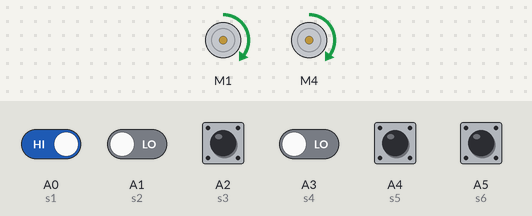
Simulated run of this sketch. Board: Arduino Uno, built with avr-gcc and run on an emulated ATmega328P. On the bench: 2 × DC motor (green arrow = forward, orange = backward, longer = faster). The test bench sets the inputs (shaded band); at power-on: A0 (s1), A2 (s3), A4 (s5), A5 (s6) HIGH, A1 (s2), A3 (s4) LOW.

Above: at 1.2 s.
1.3 s: A0 (s1) driven LOW and A3 (s4) driven HIGH
At 1.6 s:
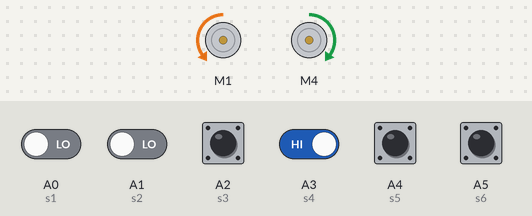
2.8 s: A0 (s1) driven HIGH
At 3.9 s:
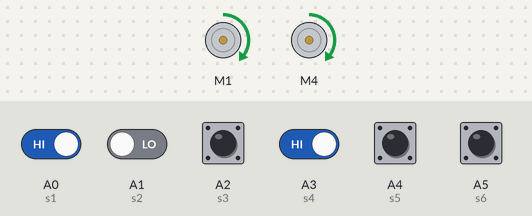
4.3 s: A0 (s1) driven LOW
At 5.1 s:
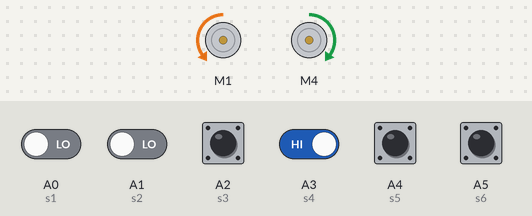
Timing chart, 0 to 7.3 s (numbered marks = the images above; inputs shaded):
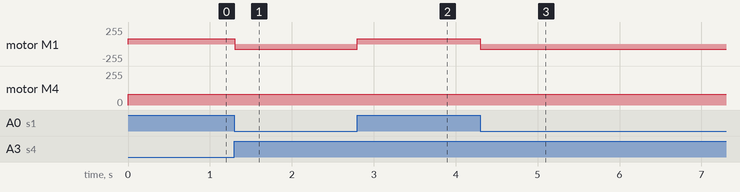

The sketch:

line_follower_4_sensor_.ino
```cpp
#include <AFMotor.h>
AF_DCMotor motor1(1,MOTOR12_64KHZ);
AF_DCMotor motor2(4,MOTOR12_64KHZ);
int s1=A0;
int s2=A1;
int s3=A2;
int s4=A3;
int s5=A4;
int s6=A5;

int threshold=500;

void setup()
{

  motor1.setSpeed(80);//left
  motor2.setSpeed(80);
  Serial.begin(9600);
 // Serial.print("Hello World");
  pinMode(s1,INPUT);//left
  pinMode(s2,INPUT);
  pinMode(s3,INPUT);
  pinMode(s4,INPUT);
  pinMode(s5,INPUT);
  pinMode(s6,INPUT);
}


void loop()
{
    int a=digitalRead(s1);
  int b=digitalRead(s2);
  int c=digitalRead(s3);
  int d=digitalRead(s4);
  int e=digitalRead(s5);
  int f=digitalRead(s6);

 /* Serial.print(a);
  Serial.print(" ");
  Serial.print(b);
  Serial.print(" ");
  Serial.print(c);
  Serial.print(" ");
  Serial.print(d);
  Serial.print(" ");
  Serial.print(e);
  Serial.print(" ");
  Serial.print(f);
  Serial.print(" ");
  Serial.print('\n');

  */

  //
  if(c==0 && d==1)
  {
    motor1.run(FORWARD);
    motor2.run(FORWARD);
  }
  if((a==0 || f==0)&& (c==0 ||e==0))  //Black line straight ahead
  {
    motor1.run(FORWARD);
    motor2.run(FORWARD);
   // delay(1000);
  }
  else if(a==1 || c==0 || d==0 && f==1)  //Black line straight ahead
  {
    motor1.run(FORWARD);
    motor2.run(FORWARD);
   // delay(1000);
  }


//                                                                                               left
else if((a==0|| c==0) &&  (d==1 && f==1))
  {
    motor1.run(BACKWARD);
    motor2.run(FORWARD);
    //delay(1000);
  }

  else if((a==1 && c==1) && (d==0 || f ==0))           // r
  {
    motor2.run(BACKWARD);
    motor1.run(FORWARD);
  }
  else if((a==0 ||c==0 ) && (d==0 ||f==0))
  {
    motor1.run(FORWARD);
    motor2.run(FORWARD);
  }
  else if(a==1 &&  c==1 && d==1 && f==1)
  {
    motor1.run(BACKWARD);
    motor2.run(FORWARD);
  }
}
```

Measured:
- after the input at 1.3 s, motor M1: forward 80/255 → backward 80/255 at once
- after the input at 2.8 s, motor M1: backward 80/255 → forward 80/255 at once
- after the input at 4.3 s, motor M1: forward 80/255 → backward 80/255 at once
